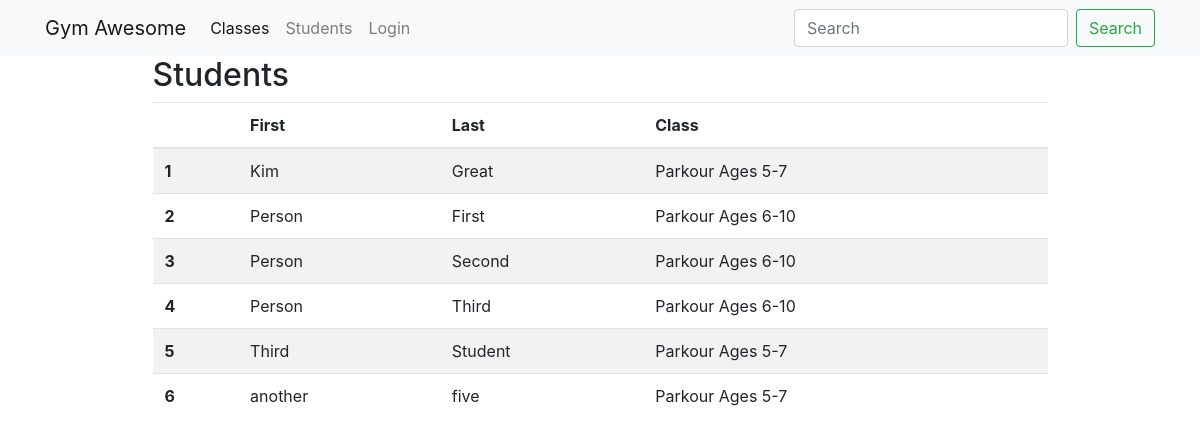
The page /students/ on the database its author committed.
### attendance/models.py (models this page shows, shortened)
class NamableModel:
    def full_name(self):
        return self.first_name + ' ' + self.last_name
    def __str__(self):
        return self.full_name()

class Student(NamableModel, models.Model):
    first_name = models.CharField(max_length=20)
    last_name = models.CharField(max_length=20)
    classroom = models.ForeignKey('Classroom', on_delete=models.CASCADE)
    class Meta:
        unique_together = ['first_name', 'last_name']

class Classroom(models.Model):
    CLASS_CHOICES = (
        ('Parkour Ages 5-7', 'Ninja Parkour'),
        ('Parkour Ages 6-10', 'Pee Wee Parkour'),
        ('Gymnastics Ages 2-3', 'Little Rabits'),
        ('Gymnastics Ages 4-5', 'Little Kangaroos'),
        ('Gymnastics Ages 6-10', 'Level 1&2'),
    )
    CLASS_TYPE = (
        ('Parkour', 'Parkour'),
        ('Gymnastics', 'Gymnastics')
    )
    name = models.CharField(
        max_length=50,
        choices = CLASS_CHOICES,
    )
    age_limit = models.CharField(max_length=50)
    type = models.CharField(
        max_length=20,
        choices = CLASS_TYPE
    )
    def __str__(self):
        return self.name

### attendance/views.py (the view)
# urls.py: path('students/', views.StudentListView.as_view(), name='student_index'),
class StudentListView(ListView):
    model = Student
    ordering = ['first_name', 'last_name']

### attendance/templates/attendance/student_list.html (shortened to what this page needs)
{% extends 'base.html' %}
{% block page_content %}
<div class='col-md-10 offset-md-1'>
    <h2>Students</h2>
    <table class='table table-striped'>
        <thead>
            <tr>
                <th scope='col'></th>
                <th scope='col'>First</th>
                <th scope='col'>Last</th>
                <th scope='col'>Class</th>
            </tr>
        </thead>
        <tbody>
            {% for student in student_list %}
            <tr>
                <th scope='row'>{{forloop.counter}}</th>
                <td>{{student.first_name}}</td>
                <td>{{student.last_name}}</td>
                <td>{{student.classroom}}</td>
            </tr>
            {% endfor %}
        </tbody>
    </table>
</div>
{% endblock %}

### rows shown on the page
Student: first_name "Kim", last_name "Great", classroom "Parkour Ages 5-7"
Student: first_name "Person", last_name "First", classroom "Parkour Ages 6-10"
Student: first_name "Person", last_name "Second", classroom "Parkour Ages 6-10"
Student: first_name "Person", last_name "Third", classroom "Parkour Ages 6-10"
Student: first_name "Third", last_name "Student", classroom "Parkour Ages 5-7"
Student: first_name "another", last_name "five", classroom "Parkour Ages 5-7"
